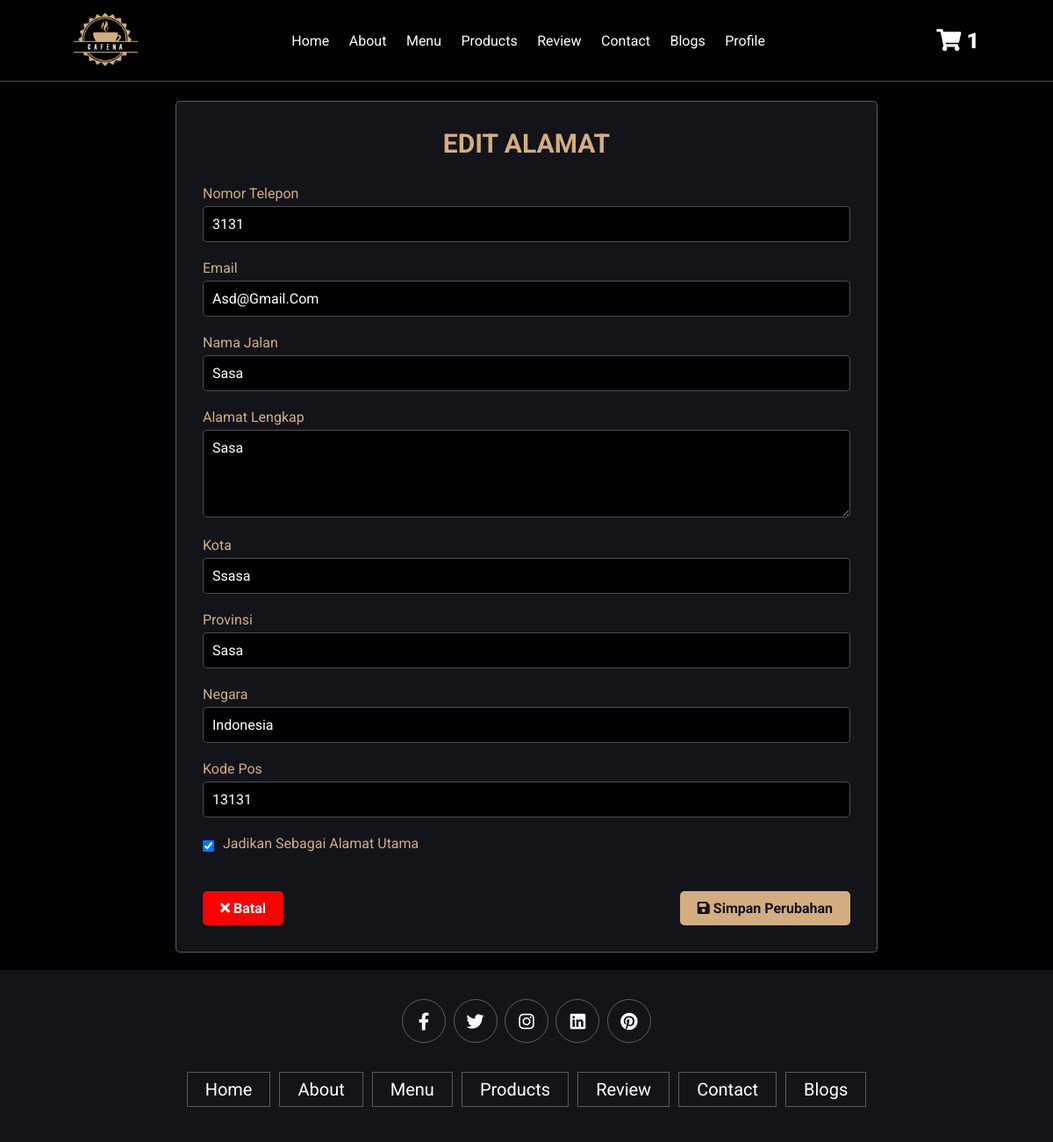
/profile/edit_address.php?id=3 (signed in), run on the app's committed database.
### tables this page shows
CREATE TABLE `addresses` (
  `id` int NOT NULL,
  `user_id` int NOT NULL,
  `name` varchar(100) NOT NULL,
  `number` varchar(20) NOT NULL,
  `email` varchar(255) NOT NULL,
  `jalan` varchar(100) NOT NULL,
  `alamat` text NOT NULL,
  `kota` varchar(50) NOT NULL,
  `provinsi` varchar(50) NOT NULL,
  `negara` varchar(50) NOT NULL,
  `pos_kode` varchar(10) NOT NULL,
  `is_default` tinyint(1) DEFAULT '0',
  `created_at` timestamp NULL DEFAULT CURRENT_TIMESTAMP
);

### profile/edit_address.php (the view, shortened to what this page needs)
<?php
require '../proses/functions.php';
$user_id = $_SESSION['id'];
$user_id = mysqli_real_escape_string($conn, $user_id);
$address_id = mysqli_real_escape_string($conn, $_GET['id']);
$address_query = mysqli_query($conn, "SELECT * FROM addresses WHERE id = '$address_id' AND user_id = '$user_id'");
$address_data = mysqli_fetch_assoc($address_query);
?>
<!DOCTYPE html>
<html lang="en">
<head>
    <link rel="stylesheet" href="../css/style.css">
    <link rel="stylesheet" href="https://cdnjs.cloudflare.com/ajax/libs/font-awesome/5.15.4/css/all.min.css">
</head>
<body>
    <header class="header">
        <a href="../index.php" class="logo">
            <img src="../images/logo.png" alt="">
        </a>
        <nav class="navbar">
            <a href="../index.php#home">home</a>
            <a href="../index.php#about">about</a>
            <a href="../index.php#menu">menu</a>
            <a href="../index.php#products">products</a>
            <a href="../index.php#review">review</a>
            <a href="../index.php#contact">contact</a>
            <a href="../index.php#blogs">blogs</a>
            <a href="profile.php">profile</a>
        </nav>
        <div class="icons">
            <div class="fas fa-shopping-cart" id="cart-btn">
                <?php
                $select_rows = mysqli_query($conn, "SELECT * FROM `cart` WHERE user_id = '$user_id'") or die('query failed');
                $row_count = mysqli_num_rows($select_rows);
                ?>
                <a href="../cart.php" class="cart_row">
                    <span><?php echo $row_count; ?></span>
                </a>
            </div>
        </div>
    </header>
    <section class="address-form-section">
        <div class="address-form-container">
            <div class="address-form-header">
                <h1>Edit Alamat</h1>
            </div>
            <form action="" method="POST">
                <div class="form-group">
                    <label for="number">Nomor Telepon</label>
                    <input type="text" id="number" name="number" value="<?= htmlspecialchars($address_data['number']) ?>" required>
                </div>
                <div class="form-group">
                    <label for="email">Email</label>
                    <input type="email" id="email" name="email" value="<?= htmlspecialchars($address_data['email']) ?>" required>
                </div>
                <div class="form-group">
                    <label for="jalan">Nama Jalan</label>
                    <input type="text" id="jalan" name="jalan" value="<?= htmlspecialchars($address_data['jalan']) ?>" required>
                </div>
                <div class="form-group">
                    <label for="alamat">Alamat Lengkap</label>
                    <textarea id="alamat" name="alamat" required><?= htmlspecialchars($address_data['alamat']) ?></textarea>
                </div>
                <div class="form-group">
                    <label for="kota">Kota</label>
                    <input type="text" id="kota" name="kota" value="<?= htmlspecialchars($address_data['kota']) ?>" required>
                </div>
                <div class="form-group">
                    <label for="provinsi">Provinsi</label>
                    <input type="text" id="provinsi" name="provinsi" value="<?= htmlspecialchars($address_data['provinsi']) ?>" required>
                </div>
                <div class="form-group">
                    <label for="negara">Negara</label>
                    <input type="text" id="negara" name="negara" value="<?= htmlspecialchars($address_data['negara']) ?>" required>
                </div>
                <div class="form-group">
                    <label for="pos_kode">Kode Pos</label>
                    <input type="text" id="pos_kode" name="pos_kode" value="<?= htmlspecialchars($address_data['pos_kode']) ?>" required>
                </div>
                <div class="form-group">
                    <div class="checkbox-group">
                        <input type="checkbox" id="is_default" name="is_default" value="1" <?= $address_data['is_default'] == 1 ? 'checked' : '' ?>>
                        <label for="is_default">Jadikan sebagai alamat utama</label>
                    </div>
                </div>
                <div class="form-actions">
                    <a href="address.php" class="btn btn-secondary">
                        <i class="fas fa-times"></i> Batal
                    </a>
                    <button type="submit" class="btn btn-primary">
                        <i class="fas fa-save"></i> Simpan Perubahan
                    </button>
                </div>
            </form>
        </div>
    </section>
    <section class="footer">
        <div class="share">
            <a href="#" class="fab fa-facebook-f"></a>
            <a href="#" class="fab fa-twitter"></a>
            <a href="#" class="fab fa-instagram"></a>
            <a href="#" class="fab fa-linkedin"></a>
            <a href="#" class="fab fa-pinterest"></a>
        </div>
        <div class="links">
            <a href="../index.php#home">home</a>
            <a href="../index.php#about">about</a>
            <a href="../index.php#menu">menu</a>
            <a href="../index.php#products">products</a>
            <a href="../index.php#review">review</a>
            <a href="../index.php#contact">contact</a>
            <a href="../index.php#blogs">blogs</a>
        </div>
    </section>
</body>
</html>

### css/style.css (style rules this page uses)
:root { --main-color:#d3ad7f; --black:#13131a; --white:#ffffff; --red:#ff0000; --bg:#010103; --border:.1rem solid rgba(255,255,255,.3); }
* { font-family: 'Roboto', sans-serif; margin:0; padding:0; box-sizing: border-box; outline: none; border:none; text-decoration: none; text-transform: capitalize; transition: .2s linear; }
html { font-size: 62.5%; overflow-x: hidden; scroll-padding-top: 9rem; scroll-behavior: smooth; }
body { background: var(--bg); }
section { padding:2rem 7%; }
.btn { margin-top: 1rem; display: inline-block; padding:.9rem 3rem; font-size: 1.7rem; color:#fff; background: var(--main-color); cursor: pointer; }
.header { background: var(--bg); display: flex; align-items: center; justify-content: space-between; padding:1.5rem 7%; border-bottom: var(--border); position: fixed; top:0; left: 0; right: 0; z-index: 1000; }
.header .logo img { height: 6rem; }
.header .navbar a { margin:0 1rem; font-size: 1.6rem; color:#fff; }
.header .icons div { color:#fff; cursor: pointer; font-size: 2.5rem; margin-left: 2rem; }
.header .icons .cart_row span { color: #fff; }
.footer { background:var(--black); text-align: center; }
.footer .share { padding:1rem 0; }
.footer .share a { height: 5rem; width: 5rem; line-height: 5rem; font-size: 2rem; color:#fff; border:var(--border); margin:.3rem; border-radius: 50%; }
.footer .links { display: flex; justify-content: center; flex-wrap: wrap; padding:2rem 0; gap:1rem; }
.footer .links a { padding:.7rem 2rem; color:#fff; border:var(--border); font-size: 2rem; }

### profile/edit_address.php (style rules this page uses)
.address-form-section { padding: 2rem 7%; margin-top: 9.5rem; color: var(--white); }
.address-form-container { max-width: 800px; margin: 0 auto; background: var(--black); padding: 3rem; border-radius: .5rem; border: var(--border); }
.address-form-header { margin-bottom: 3rem; text-align: center; }
.address-form-header h1 { font-size: 3rem; color: var(--main-color); text-transform: uppercase; }
.form-group { margin-bottom: 2rem; }
.form-group label { display: block; font-size: 1.6rem; margin-bottom: .5rem; color: var(--main-color); }
.form-group input, .form-group textarea, .form-group select { width: 100%; padding: 1rem; font-size: 1.6rem; background: var(--bg); border: var(--border); color: var(--white); border-radius: .5rem; }
.form-group textarea { height: 10rem; resize: vertical; }
.form-actions { display: flex; justify-content: space-between; margin-top: 3rem; }
.btn { padding: 1rem 2rem; font-size: 1.6rem; font-weight: bold; border-radius: .5rem; cursor: pointer; }
.btn-primary { background: var(--main-color); color: var(--black); }
.btn-secondary { background: var(--red); color: var(--white); }
.checkbox-group { display: flex; align-items: center; gap: 1rem; }
.checkbox-group input { width: auto; }

### data on the page
addresses: number "3131", email "asd@gmail.com", jalan "sasa", alamat "sasa", kota "ssasa", provinsi "sasa", negara "Indonesia", pos_kode "13131", is_default "☑"

### other printed values
$row_count "1"
